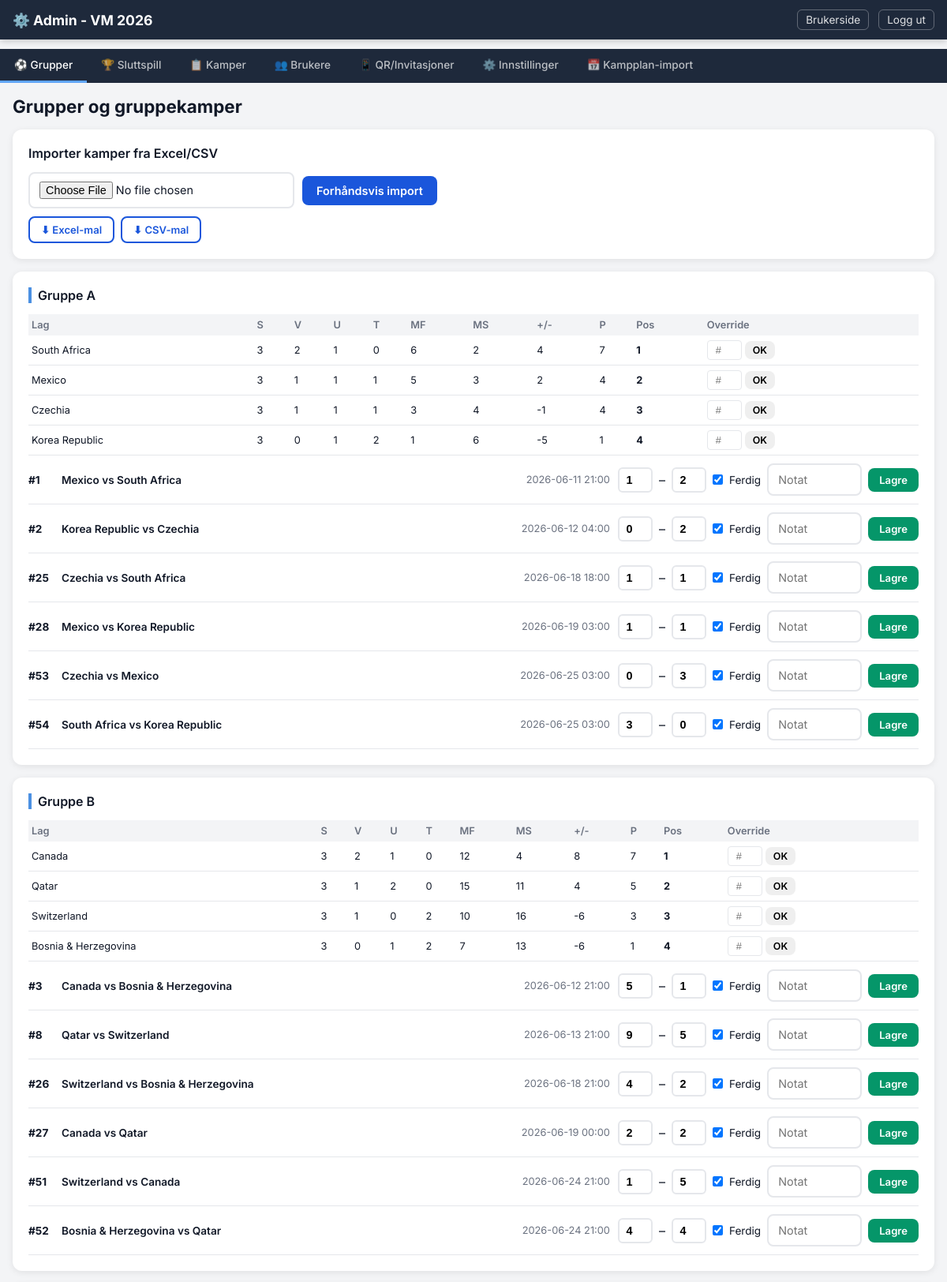
The app's page /admin/tab/groups (signed in, upper part) with its own data.
### models.py (models this page shows, shortened)
class Group(db.Model):
    __tablename__ = "groups"
    id = db.Column(db.Integer, primary_key=True)
    name = db.Column(db.String(50), unique=True, nullable=False)  # "Gruppe A"
    color = db.Column(db.String(20), default="#4a90e2")
    teams = db.relationship("Team", back_populates="group", lazy="dynamic")
    matches = db.relationship("Match", back_populates="group", lazy="dynamic")
    standings = db.relationship("GroupStanding", back_populates="group", lazy="dynamic")

class GroupStanding(db.Model):
    __tablename__ = "group_standings"
    id = db.Column(db.Integer, primary_key=True)
    group_id = db.Column(db.Integer, db.ForeignKey("groups.id"), nullable=False)
    team_id = db.Column(db.Integer, db.ForeignKey("teams.id"), nullable=False)
    calculated_rank = db.Column(db.Integer, nullable=True)
    manual_rank_override = db.Column(db.Integer, nullable=True)
    played = db.Column(db.Integer, default=0)
    wins = db.Column(db.Integer, default=0)
    draws = db.Column(db.Integer, default=0)
    losses = db.Column(db.Integer, default=0)
    goals_for = db.Column(db.Integer, default=0)
    goals_against = db.Column(db.Integer, default=0)
    goal_difference = db.Column(db.Integer, default=0)
    points = db.Column(db.Integer, default=0)
    fair_play_score = db.Column(db.Integer, default=0)
    updated_at = db.Column(db.DateTime, default=now_utc, onupdate=now_utc)
    group = db.relationship("Group", back_populates="standings")
    team = db.relationship("Team")
    __table_args__ = (db.UniqueConstraint("group_id", "team_id", name="uix_group_team"),)
    @property
    def rank(self):
        return self.manual_rank_override if self.manual_rank_override is not None else self.calculated_rank

class Team(db.Model):
    __tablename__ = "teams"
    id = db.Column(db.Integer, primary_key=True)
    name = db.Column(db.String(100), nullable=False)
    fifa_code = db.Column(db.String(10), unique=True, nullable=True)
    group_id = db.Column(db.Integer, db.ForeignKey("groups.id"), nullable=True)
    group_slot = db.Column(db.Integer, nullable=True)  # 1-4
    fifa_ranking = db.Column(db.Integer, nullable=True)
    flag_emoji = db.Column(db.String(10), nullable=True)
    group = db.relationship("Group", back_populates="teams")

class Match(db.Model):
    __tablename__ = "matches"
    id = db.Column(db.Integer, primary_key=True)
    match_number = db.Column(db.Integer, unique=True, nullable=False)
    phase = db.Column(db.String(20), nullable=False)  # group / knockout
    round_name = db.Column(db.String(30), nullable=False)  # group_stage, round_of_32, ...
    group_id = db.Column(db.Integer, db.ForeignKey("groups.id"), nullable=True)
    home_team_id = db.Column(db.Integer, db.ForeignKey("teams.id"), nullable=True)
    away_team_id = db.Column(db.Integer, db.ForeignKey("teams.id"), nullable=True)
    home_slot_source = db.Column(db.String(20), nullable=True)  # e.g. "1A", "W73"
    away_slot_source = db.Column(db.String(20), nullable=True)
    kickoff_at_utc = db.Column(db.DateTime, nullable=True)
    kickoff_timezone_source = db.Column(db.String(50), nullable=True)
    kickoff_at_oslo_cache = db.Column(db.String(30), nullable=True)
    local_timezone = db.Column(db.String(50), nullable=True)
    venue = db.Column(db.String(100), nullable=True)
    city = db.Column(db.String(100), nullable=True)
    country = db.Column(db.String(100), nullable=True)
    lock_at_utc = db.Column(db.DateTime, nullable=True)
    home_score = db.Column(db.Integer, nullable=True)
    away_score = db.Column(db.Integer, nullable=True)
    advanced_team_id = db.Column(db.Integer, db.ForeignKey("teams.id"), nullable=True)
    loser_team_id = db.Column(db.Integer, db.ForeignKey("teams.id"), nullable=True)
    result_note = db.Column(db.String(200), nullable=True)
    is_finished = db.Column(db.Boolean, default=False)
    is_locked = db.Column(db.Boolean, default=False)
    manual_lock_override = db.Column(db.Boolean, nullable=True)  # None=auto, True=force lock, False=force open
    group = db.relationship("Group", back_populates="matches")
    home_team = db.relationship("Team", foreign_keys=[home_team_id])
    away_team = db.relationship("Team", foreign_keys=[away_team_id])
    advanced_team = db.relationship("Team", foreign_keys=[advanced_team_id])
    loser_team = db.relationship("Team", foreign_keys=[loser_team_id])

### routes_admin.py (the view, shortened to what this page needs)
@admin_bp.route("/tab/<tab>")
def tab(tab):
    if not admin_required():
        return redirect(url_for("admin.login"))
    groups = Group.query.order_by(Group.name).all()
    teams = Team.query.order_by(Team.name).all()
    group_matches = Match.query.filter_by(phase="group").order_by(Match.match_number).all()
    knockout_matches = Match.query.filter_by(phase="knockout").order_by(Match.match_number).all()
    all_matches = Match.query.order_by(Match.match_number).all()
    users = User.query.order_by(User.created_at.desc()).all()
    invite_tokens = InviteToken.query.order_by(InviteToken.created_at.desc()).all()
    standings_by_group = {}
    for group in groups:
        st = GroupStanding.query.filter_by(group_id=group.id).all()
        if st:
            standings_by_group[group.id] = sorted(st, key=lambda s: s.rank or 99)
    comp_settings = {s.key: s.value for s in CompetitionSetting.query.all()}
    score_settings = {s.key: s.value for s in ScoreSetting.query.all()}
    prize_summary = get_prize_pool_summary()
    scoreboard = get_scoreboard()
    return render_template("admin.html",
        active_tab=tab,
        groups=groups,
        teams=teams,
        group_matches=group_matches,
        knockout_matches=knockout_matches,
        all_matches=all_matches,
        users=users,
        invite_tokens=invite_tokens,
        standings_by_group=standings_by_group,
        comp_settings=comp_settings,
        prize_summary=prize_summary,
        score_settings=score_settings,
        default_scores=DEFAULT_SCORES,
        scoreboard=scoreboard,
    )

### templates/admin.html (shortened to what this page needs)
<!DOCTYPE html>
<html lang="no">
<head>
  <link rel="stylesheet" href="{{ url_for('static', filename='style.css') }}">
</head>
<body>
  <nav class="navbar admin-navbar">
    <div class="navbar-inner">
      <a href="{{ url_for('admin.tab', tab='groups') }}" class="navbar-brand">⚙️ Admin - VM 2026</a>
      <div class="navbar-links">
        <a href="{{ url_for('user.index') }}" class="nav-link-small">Brukerside</a>
        <a href="{{ url_for('admin.logout') }}" class="nav-link-small">Logg ut</a>
      </div>
    </div>
  </nav>
  <div class="admin-tab-bar">
    {% set tabs = [
      ('groups', '⚽ Grupper'),
      ('knockout', '🏆 Sluttspill'),
      ('matches', '📋 Kamper'),
      ('users', '👥 Brukere'),
      ('qr', '📱 QR/Invitasjoner'),
      ('settings', '⚙️ Innstillinger'),
      ('schedule', '📅 Kampplan-import'),
    ] %}
    {% for tab_id, tab_label in tabs %}
    <a href="{{ url_for('admin.tab', tab=tab_id) }}"
       class="admin-tab-link {% if active_tab == tab_id %}active{% endif %}">
      {{ tab_label }}
    </a>
    {% endfor %}
  </div>
  <main class="admin-main">
  {% if active_tab == 'groups' %}
  <div class="admin-section">
    <h2>Grupper og gruppekamper</h2>
    <div class="admin-card">
      <h3>Importer kamper fra Excel/CSV</h3>
      <form method="POST" action="{{ url_for('admin.import_results') }}" enctype="multipart/form-data" class="inline-form">
        <input type="file" name="results_file" accept=".xlsx,.csv" class="form-input" required>
        <button type="submit" class="btn btn-primary">Forhåndsvis import</button>
      </form>
      <div class="template-links">
        <a href="{{ url_for('admin.download_excel_template') }}" class="btn btn-sm btn-outline">⬇ Excel-mal</a>
        <a href="{{ url_for('admin.download_csv_template') }}" class="btn btn-sm btn-outline">⬇ CSV-mal</a>
      </div>
    </div>
    {% for group in groups %}
    <div class="admin-card">
      <h3 style="border-left: 4px solid {{ group.color }}; padding-left: 8px;">{{ group.name }}</h3>
      {% if standings_by_group.get(group.id) %}
      <table class="admin-table small-table" data-standings-group="{{ group.id }}">
        <thead><tr><th>Lag</th><th>S</th><th>V</th><th>U</th><th>T</th><th>MF</th><th>MS</th><th>+/-</th><th>P</th><th>Pos</th><th>Override</th></tr></thead>
        <tbody>
          {% for s in standings_by_group.get(group.id, []) %}
          <tr>
            <td>{{ s.team.name }}</td>
            <td>{{ s.played }}</td><td>{{ s.wins }}</td><td>{{ s.draws }}</td><td>{{ s.losses }}</td>
            <td>{{ s.goals_for }}</td><td>{{ s.goals_against }}</td>
            <td>{{ s.goal_difference }}</td><td>{{ s.points }}</td>
            <td><strong>{{ s.rank or '-' }}</strong></td>
            <td>
              <form method="POST" action="{{ url_for('admin.override_standing') }}" class="inline-mini">
                <input type="number" name="rank" value="{{ s.manual_rank_override or '' }}" min="1" max="4" class="mini-input" placeholder="#">
                <button type="submit" class="btn btn-xs">OK</button>
              </form>
            </td>
          </tr>
          {% endfor %}
        </tbody>
      </table>
      {% endif %}
      {% for match in group_matches %}
        {% if match.group_id == group.id %}
        <div class="admin-match-row">
          <span class="match-num">#{{ match.match_number }}</span>
          <span class="match-teams-txt">
            {{ match.home_team.name if match.home_team else '?' }} vs {{ match.away_team.name if match.away_team else '?' }}
          </span>
          {% if match.kickoff_at_oslo_cache %}<span class="match-time-txt">{{ match.kickoff_at_oslo_cache }}</span>{% endif %}
          <form method="POST" action="{{ url_for('admin.save_match_result', match_id=match.id) }}" class="result-form">
            <input type="number" name="home_score" value="{{ match.home_score if match.home_score is not none else '' }}"
              min="0" max="20" placeholder="H" class="score-mini">
            <span>–</span>
            <input type="number" name="away_score" value="{{ match.away_score if match.away_score is not none else '' }}"
              min="0" max="20" placeholder="B" class="score-mini">
            <label class="checkbox-label">
              <input type="checkbox" name="is_finished" value="1" {% if match.is_finished %}checked{% endif %}> Ferdig
            </label>
            <input type="text" name="result_note" value="{{ match.result_note or '' }}" placeholder="Notat" class="form-input short">
            <button type="submit" class="btn btn-sm btn-save">Lagre</button>
          </form>
        </div>
        {% endif %}
      {% endfor %}
    </div>
    {% endfor %}
  </div>
  {% endif %}
  </main>
</body>
</html>

### records on screen
Group: name "Gruppe A"
GroupStanding: team.name "South Africa", played "3", wins "2", draws "1", losses "0", goals_for "6", goals_against "2", goal_difference "4", points "7", manual_rank_override+calculated_rank "1"
GroupStanding: team.name "Mexico", played "3", wins "1", draws "1", losses "1", goals_for "5", goals_against "3", goal_difference "2", points "4", manual_rank_override+calculated_rank "2"
GroupStanding: team.name "Czechia", played "3", wins "1", draws "1", losses "1", goals_for "3", goals_against "4", goal_difference "-1", points "4", manual_rank_override+calculated_rank "3"
GroupStanding: team.name "Korea Republic", played "3", wins "0", draws "1", losses "2", goals_for "1", goals_against "6", goal_difference "-5", points "1", manual_rank_override+calculated_rank "4"
Match: match_number "1", home_team "Mexico", away_team "South Africa", kickoff_at_oslo_cache "2026-06-11 21:00", home_score "1", away_score "2", is_finished "☑"
Match: match_number "2", home_team "Korea Republic", away_team "Czechia", kickoff_at_oslo_cache "2026-06-12 04:00", home_score "0", away_score "2", is_finished "☑"
Match: match_number "25", home_team "Czechia", away_team "South Africa", kickoff_at_oslo_cache "2026-06-18 18:00", home_score "1", away_score "1", is_finished "☑"
Match: match_number "28", home_team "Mexico", away_team "Korea Republic", kickoff_at_oslo_cache "2026-06-19 03:00", home_score "1", away_score "1", is_finished "☑"
Match: match_number "53", home_team "Czechia", away_team "Mexico", kickoff_at_oslo_cache "2026-06-25 03:00", home_score "0", away_score "3", is_finished "☑"
Match: match_number "54", home_team "South Africa", away_team "Korea Republic", kickoff_at_oslo_cache "2026-06-25 03:00", home_score "3", away_score "0", is_finished "☑"
Group: name "Gruppe B"
GroupStanding: team.name "Canada", played "3", wins "2", draws "1", losses "0", goals_for "12", goals_against "4", goal_difference "8", points "7", manual_rank_override+calculated_rank "1"
GroupStanding: team.name "Qatar", played "3", wins "1", draws "2", losses "0", goals_for "15", goals_against "11", goal_difference "4", points "5", manual_rank_override+calculated_rank "2"
GroupStanding: team.name "Switzerland", played "3", wins "1", draws "0", losses "2", goals_for "10", goals_against "16", goal_difference "-6", points "3", manual_rank_override+calculated_rank "3"
GroupStanding: team.name "Bosnia & Herzegovina", played "3", wins "0", draws "1", losses "2", goals_for "7", goals_against "13", goal_difference "-6", points "1", manual_rank_override+calculated_rank "4"
Match: match_number "3", home_team "Canada", away_team "Bosnia & Herzegovina", kickoff_at_oslo_cache "2026-06-12 21:00", home_score "5", away_score "1", is_finished "☑"
Match: match_number "8", home_team "Qatar", away_team "Switzerland", kickoff_at_oslo_cache "2026-06-13 21:00", home_score "9", away_score "5", is_finished "☑"
Match: match_number "26", home_team "Switzerland", away_team "Bosnia & Herzegovina", kickoff_at_oslo_cache "2026-06-18 21:00", home_score "4", away_score "2", is_finished "☑"
Match: match_number "27", home_team "Canada", away_team "Qatar", kickoff_at_oslo_cache "2026-06-19 00:00", home_score "2", away_score "2", is_finished "☑"
Match: match_number "51", home_team "Switzerland", away_team "Canada", kickoff_at_oslo_cache "2026-06-24 21:00", home_score "1", away_score "5", is_finished "☑"
Match: match_number "52", home_team "Bosnia & Herzegovina", away_team "Qatar", kickoff_at_oslo_cache "2026-06-24 21:00", home_score "4", away_score "4", is_finished "☑"

### other values on screen
{{ tab_label }} "⚽ Grupper" "🏆 Sluttspill" "📋 Kamper" "👥 Brukere" "📱 QR/Invitasjoner" "⚙️ Innstillinger" "📅 Kampplan-import"
